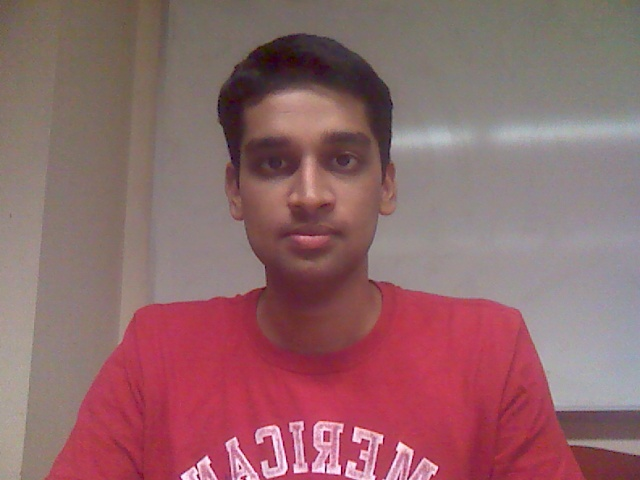
//> input picture data/233759.jpg, 640 x 480 px, given in place of the camera
$ ./ICuCme   (built with g++ and OpenCV 4)
//> lines starting //> are read from the running program, lines starting //| are printed output that depends on the picture; after the words box and inside, x2 and y2 are one past the last pixel; in counts of white or black regions, pixels touching at a corner belong together
//============================================================================
// Name        : ICuCme.cpp
// Author      : Julian Straub
// Version     :
// Copyright   : Your copyright notice
// Description : Hello World in C++, Ansi-style
//============================================================================

#include <stdio.h>
#include <opencv2/opencv.hpp>
#include <opencv2/objdetect/objdetect.hpp>

using namespace cv;
using namespace std;

int main(int, char**)
{
    VideoCapture cap(0); // open the default camera
    if(!cap.isOpened()){  // check if we succeeded
    	cout<<"No Cam!"<<endl;
        return -1;
    }

    CvHaarClassifierCascade *cascade_f = (CvHaarClassifierCascade*)cvLoad("../3rdparty/haarcascade_frontalface_alt.xml", 0, 0, 0);
    CvHaarClassifierCascade *cascade_e = (CvHaarClassifierCascade*)cvLoad("../3rdparty/haarcascade_eye.xml", 0, 0, 0);
    CvMemStorage* storage = cvCreateMemStorage(0);

    assert(cascade_f && cascade_e);

    Mat gray;
    namedWindow("normal",1);
    namedWindow("gray",2);
    for(;;)
    {
        Mat frame;
        cap >> frame; // get a new frame from camera
//> frame is the input picture: 480 rows x 640 cols, CV_8UC3; mean B, G, R 106.9, 103.3, 144.8
        cout<<frame.cols<<"x"<<frame.rows<<"x"<<endl;
//| 640x480x
        cvtColor(frame, gray, CV_BGR2GRAY);
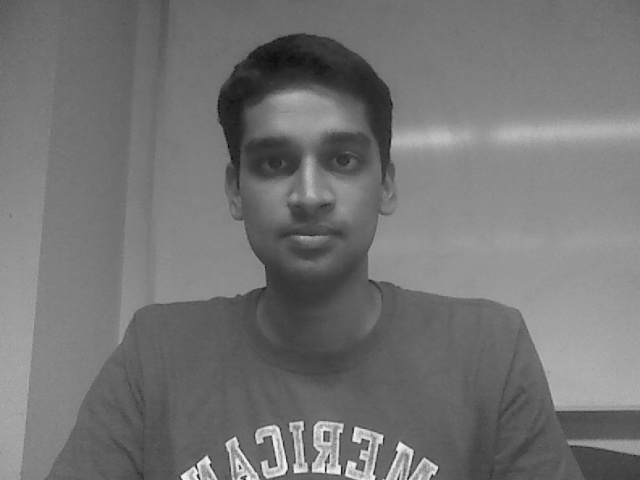
//> gray: 480 rows x 640 cols, CV_8UC1; min 5, max 247, mean 116.1
//        GaussianBlur(gray, gray, Size(7,7), 1.5, 1.5);
//        Canny(gray, gray, 0, 30, 3);
//        imshow("edges", gray);
        imshow("normal", frame);

        IplImage iplGray=gray;

        CvSeq *faces = cvHaarDetectObjects(&iplGray, cascade_f, storage,
        		1.1, 3, 0, cvSize( 40, 40 ) );
//> faces = 1 item

        /* return if not found */
        if (faces->total == 0){
        	cout<<"no face"<<endl;
        	continue;
        }

        /* draw a rectangle */
    	CvRect *r = (CvRect*)cvGetSeqElem(faces, 0);
    	cvRectangle(&iplGray,
    				cvPoint(r->x, r->y),
    				cvPoint(r->x + r->width, r->y + r->height),
    				CV_RGB(255, 0, 0), 1, 8, 0);
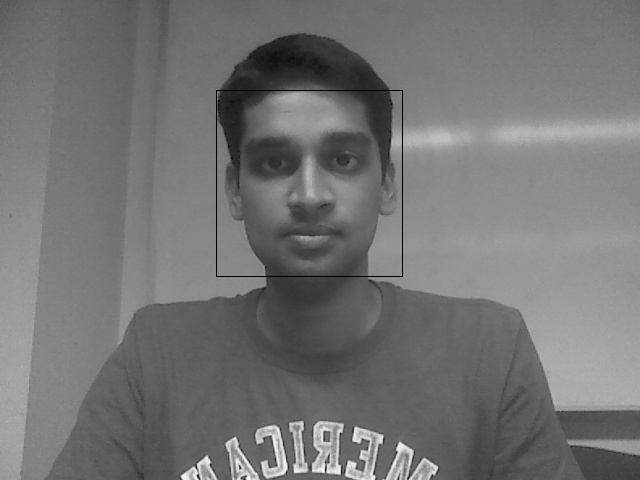
//> iplGray: 480 rows x 640 cols, CV_8UC1; 0.24% of pixels changed, all inside (x1, y1, x2, y2) = (216, 90, 403, 277)

        /* reset buffer for the next object detection */
        cvClearMemStorage(storage);

        /* Set the Region of Interest: estimate the eyes' position */
        cvSetImageROI(&iplGray, cvRect(r->x, r->y + (r->height/5.5), r->width, r->height/3.0));
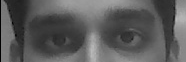
//> iplGray: 62 rows x 186 cols, CV_8UC1; min 0, max 185, mean 91.7

        /* detect eyes */
    	CvSeq* eyes = cvHaarDetectObjects(
            &iplGray, cascade_e, storage,
    		1.15, 3, 0, cvSize(25, 15));
//> eyes = 2 items

        /* draw a rectangle for each eye found */
    	for(int i = 0; i < (eyes ? eyes->total : 0); i++ ) {
    		r = (CvRect*)cvGetSeqElem( eyes, i );
    		cvRectangle(&iplGray,
    					cvPoint(r->x, r->y),
    					cvPoint(r->x + r->width, r->y + r->height),
    					CV_RGB(255, 0, 0), 1, 8, 0);
    	}
//> this loop made 2 passes
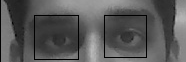
//> iplGray: 62 rows x 186 cols, CV_8UC1; 2.98% of pixels changed, all inside (x1, y1, x2, y2) = (34, 15, 147, 60)
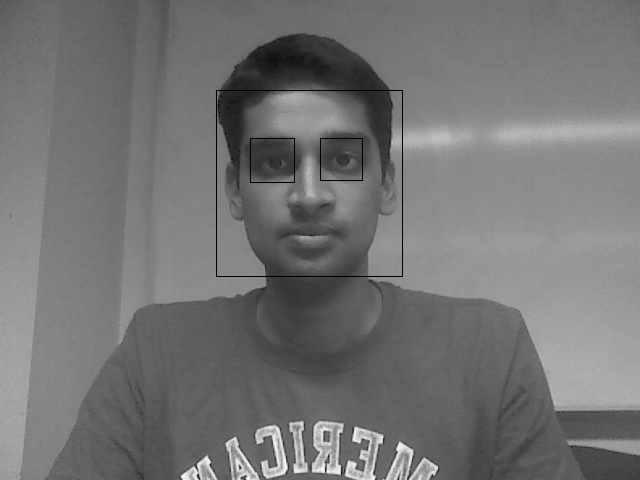
//> gray: 480 rows x 640 cols, CV_8UC1; 0.35% of pixels changed, all inside (x1, y1, x2, y2) = (216, 90, 403, 277)
//> after the loop, faces = 2 items

        cvResetImageROI(&iplGray);

        Mat grayDisp(&iplGray);

        imshow("gray", grayDisp);
        waitKey(1);
        //if(waitKey(30) >= 0) break;
    }
    // the camera will be deinitialized automatically in VideoCapture destructor
    return 0;
}

$ run again, on data/233906.jpg
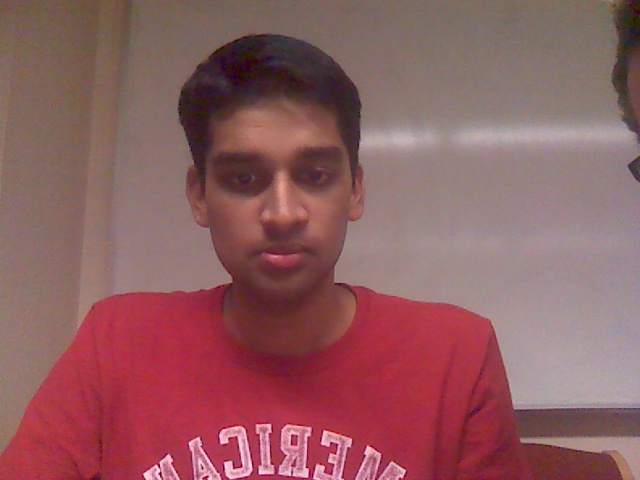
//> input picture data/233906.jpg, 640 x 480 px, given in place of the camera
//> frame is the input picture: 480 rows x 640 cols, CV_8UC3; mean B, G, R 95.9, 93.3, 142.4
//| 640x480x
//> `cvtColor(frame, gray, CV_BGR2GRAY);`:
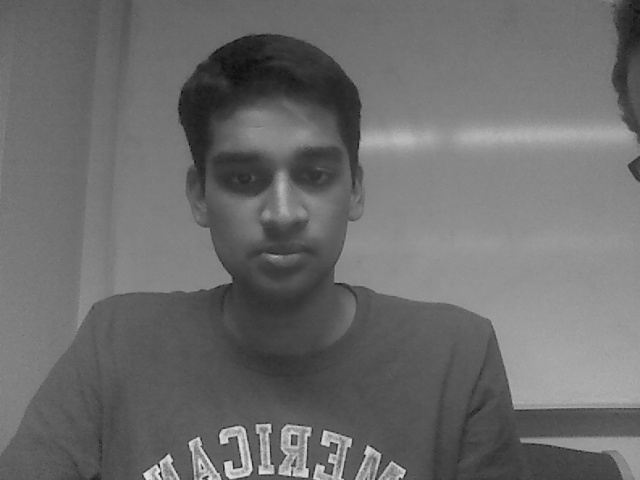
//> gray: 480 rows x 640 cols, CV_8UC1; min 7, max 232, mean 108.3
//> `CvSeq *faces = cvHaarDetectObjects(&iplGray, cascade_f, storage, 1.1, ..`: faces = 1 item
//> `cvSetImageROI(&iplGray, cvRect(r->x, r->y + (r->height/5.5), r->width,..`:
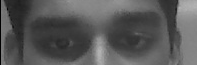
//> iplGray: 65 rows x 197 cols, CV_8UC1; min 0, max 180, mean 88.5
//> eyes = 0 items
